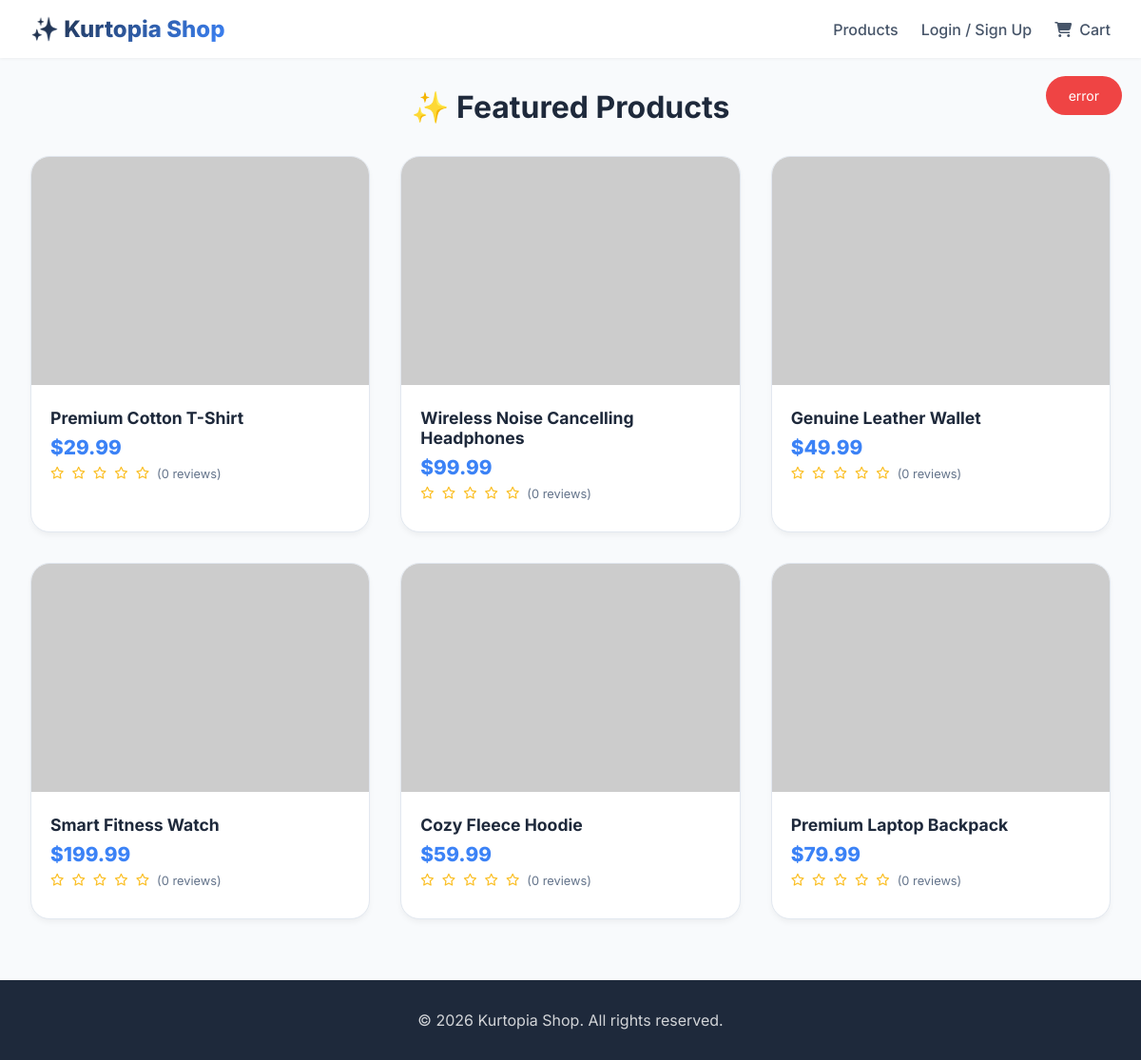
/products.php, run on the app's committed database.
### tables this page shows
CREATE TABLE `products` (
  `id` int(11) NOT NULL,
  `name` varchar(255) NOT NULL,
  `price` decimal(10,2) NOT NULL,
  `category` varchar(100) NOT NULL,
  `badge` varchar(100) DEFAULT '',
  `description` text DEFAULT NULL,
  `image_url` varchar(500) DEFAULT NULL,
  `stock_quantity` int(11) DEFAULT 0,
  `is_active` tinyint(1) DEFAULT 1,
  `created_at` timestamp NOT NULL DEFAULT current_timestamp(),
  `updated_at` timestamp NOT NULL DEFAULT current_timestamp() ON UPDATE current_timestamp()
);

### products.php (the view, shortened to what this page needs)
<?php
require_once 'db.php';
$is_logged_in = isset($_SESSION['user_id']);
$products = [];
$stmt = $conn->prepare('
    SELECT p.*,
           COALESCE(AVG(r.rating), 0) as avg_rating,
           COUNT(r.id) as review_count
    FROM products p
    LEFT JOIN reviews r ON p.id = r.product_id
    WHERE p.is_active = 1
    GROUP BY p.id
    ORDER BY p.created_at DESC
');
if ($stmt) {
    $stmt->execute();
    $result = $stmt->get_result();
    while ($row = $result->fetch_assoc()) {
        $products[$row['id']] = $row;
    }
}
function esc($value) {
    return htmlspecialchars($value, ENT_QUOTES, 'UTF-8');
}
function renderStars($rating) {
    $full = floor($rating);
    $half = $rating - $full >= 0.5;
    $empty = 5 - $full - ($half ? 1 : 0);
    $html = '';
    for ($i = 0; $i < $full; $i++) {
        $html .= '<i class="fas fa-star" style="color: #fbbf24;"></i>';
    }
    for ($i = 0; $i < $empty; $i++) {
        $html .= '<i class="far fa-star" style="color: #fbbf24;"></i>';
    }
    return $html;
}
?>
<!DOCTYPE html>
<html lang="en">
<head>
    <link rel="stylesheet" href="https://cdnjs.cloudflare.com/ajax/libs/font-awesome/6.4.0/css/all.min.css">
</head>
<body>
<header>
    <div class="container">
        <div class="header-content">
            <a href="#" class="logo">✨ Kurtopia Shop</a>
            <nav class="nav-links">
                <a href="products.php" class="nav-link">Products</a>
                <?php if ($is_logged_in): ?>
                    <a href="orders.php" class="nav-link">My Orders</a>
                    <a href="user_settings.php" class="nav-link">Settings</a>
                    <a href="wishlist.php" class="nav-link">Wishlist</a>
                    <a href="logout.php" class="nav-link">Logout</a>
                <?php else: ?>
                    <a href="signup.php" class="nav-link">Login / Sign Up</a>
                <?php endif; ?>
                <a href="cart.php" class="cart-link">
                    <i class="fas fa-shopping-cart"></i> Cart
                </a>
            </nav>
        </div>
    </div>
</header>
<main>
    <div class="container">
        <h1 class="page-title">✨ Featured Products</h1>
        <?php if (empty($products)): ?>
            <p style="text-align: center; color: #64748b;">No products available.</p>
        <?php else: ?>
            <div class="products-grid">
                <?php foreach ($products as $product): ?>
                    <div class="product-card" onclick="openProductModal(<?php echo $product['id']; ?>)">
                        <img src="<?php echo !empty($product['image_url']) ? esc($product['image_url']) : 'https://picsum.photos/id/' . ($product['id'] * 7 % 100 + 10) . '/400/300'; ?>"
                             alt="<?php echo esc($product['name']); ?>" class="product-image">
                        <div class="product-info">
                            <h3 class="product-name"><?php echo esc($product['name']); ?></h3>
                            <div class="product-price">$<?php echo number_format($product['price'], 2); ?></div>
                            <div class="product-rating">
                                <?php echo renderStars($product['avg_rating']); ?>
                                <span>(<?php echo $product['review_count']; ?> reviews)</span>
                            </div>
                        </div>
                    </div>
                <?php endforeach; ?>
            </div>
        <?php endif; ?>
    </div>
</main>
<div class="toast" id="toastMsg"></div>
<footer style="background: #1e293b; color: white; padding: 2rem 0; margin-top: 4rem;">
    <div class="container" style="text-align: center;">
        <p style="opacity: 0.8;">&copy; 2026 Kurtopia Shop. All rights reserved.</p>
    </div>
</footer>
</body>
</html>

### products.php (style rules this page uses)
* { margin: 0; padding: 0; box-sizing: border-box; }
body { font-family: 'Inter', sans-serif; background: #f8fafc; color: #1e293b; }
.container { max-width: 1280px; margin: 0 auto; padding: 0 2rem; }
header { background: white; box-shadow: 0 1px 3px rgba(0,0,0,0.05); position: sticky; top: 0; z-index: 100; }
.header-content { display: flex; justify-content: space-between; align-items: center; padding: 1rem 0; flex-wrap: wrap; gap: 1rem; }
.logo { font-size: 1.5rem; font-weight: 800; background: linear-gradient(135deg, #1e293b, #3b82f6); -webkit-background-clip: text; background-clip: text; color: transparent; text-decoration: none; }
.nav-links { display: flex; gap: 1.5rem; align-items: center; flex-wrap: wrap; }
.nav-link { color: #475569; text-decoration: none; font-weight: 500; transition: color 0.2s; }
.cart-link { position: relative; color: #475569; text-decoration: none; font-weight: 500; display: flex; align-items: center; gap: 0.5rem; }
.toast { position: fixed; top: 80px; right: 20px; background: #10b981; color: white; padding: 0.75rem 1.5rem; border-radius: 40px; font-size: 0.875rem; z-index: 200; transform: translateX(200%); transition: transform 0.3s; }
.toast.error { background: #ef4444; }
.toast.show { transform: translateX(0); }
.page-title { text-align: center; margin: 2rem 0; font-size: 2rem; font-weight: 700; }
.products-grid { display: grid; grid-template-columns: repeat(auto-fill, minmax(300px, 1fr)); gap: 2rem; margin-bottom: 3rem; }
.product-card { background: white; border-radius: 20px; overflow: hidden; box-shadow: 0 4px 6px -1px rgba(0,0,0,0.05); transition: all 0.3s ease; cursor: pointer; border: 1px solid #e2e8f0; }
.product-image { width: 100%; height: 240px; object-fit: cover; background: #f1f5f9; }
.product-info { padding: 1.25rem; }
.product-name { font-size: 1.1rem; font-weight: 700; margin-bottom: 0.5rem; }
.product-price { font-size: 1.3rem; font-weight: 800; color: #3b82f6; margin-bottom: 0.5rem; }
.product-rating { display: flex; align-items: center; gap: 0.5rem; margin-bottom: 0.75rem; font-size: 0.8rem; color: #64748b; }

### data on the page
products: name "Premium Cotton T-Shirt", price "29.99", review_count "0"
products: name "Wireless Noise Cancelling Headphones", price "99.99", review_count "0"
products: name "Genuine Leather Wallet", price "49.99", review_count "0"
products: name "Smart Fitness Watch", price "199.99", review_count "0"
products: name "Cozy Fleece Hoodie", price "59.99", review_count "0"
products: name "Premium Laptop Backpack", price "79.99", review_count "0"
